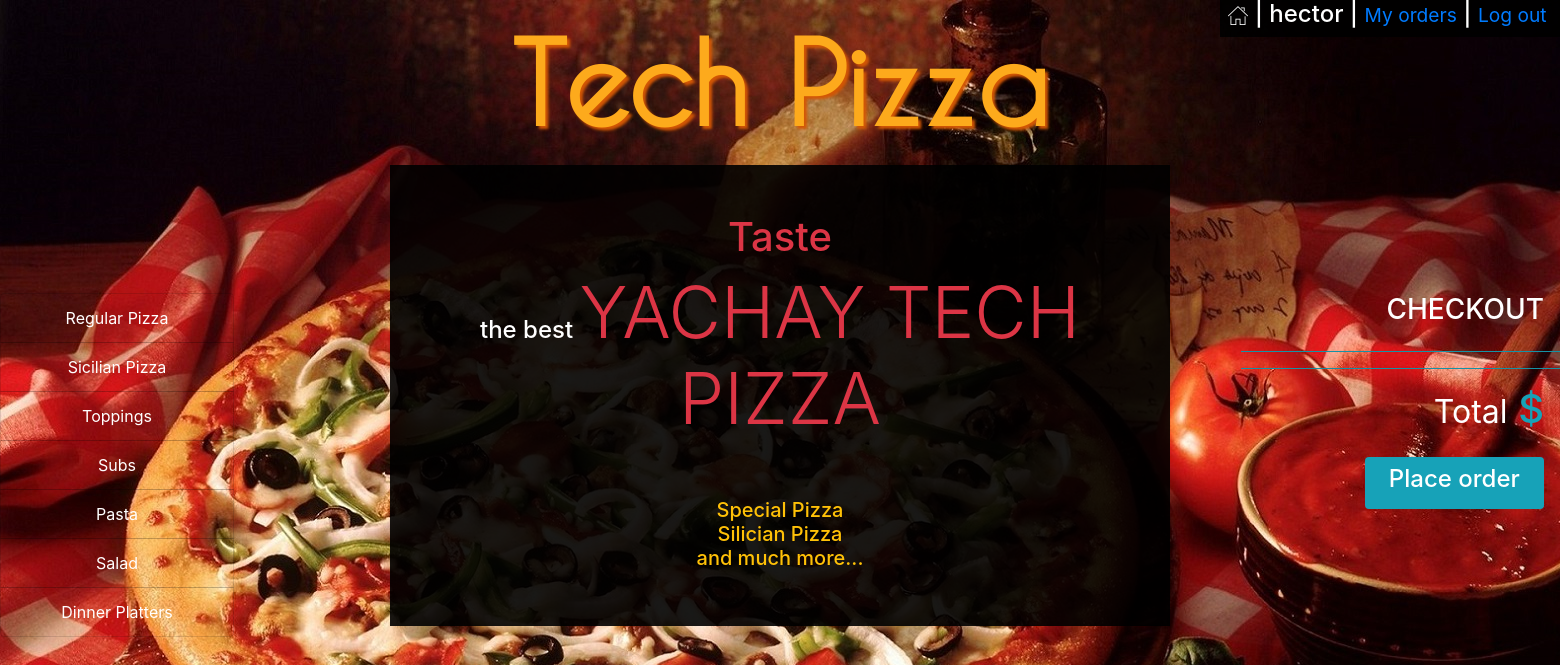
/ (signed in), run on the app's committed database.
### orders/models.py (models this page shows)
class Category(models.Model):
    name=models.CharField(max_length=64)
    def __str__(self):
        return f"{self.name}"

### orders/views.py (the view)
# urls.py: path("", views.index, name="index")
def index(request):
    if not request.user.is_authenticated:
        return render(request,"login.html",{"message":None})
    order_number=User_order.objects.get(user=request.user,status='initiated').order_number
    context = {
        "user":request.user,
        "Checkout":Order2.objects.filter(user=request.user,number=order_number),
        "Checkout_category":Order2.objects.filter(user=request.user,number=order_number).values_list('category').distinct(),
        "Total":list(Order2.objects.filter(user=request.user,number=order_number).aggregate(Sum('price')).values())[0],
        "Category": Category.objects.all(),
        "Order_number":order_number
    }
    return render(request,"index.html",context)

### orders/templates/index.html (shortened to what this page needs)
{% extends "layout.html" %}
{% block body%}
<div class=' text-center p-5 '>
        <h1 class=' text-danger'>Taste</h1>
        <h4>the best <span class='display-3 text-danger'>YACHAY TECH PIZZA</span></h4>
        <h5 class='text-warning mx-auto'><br><br> Special Pizza <br> Silician Pizza <br>and much more...</h5>
</div>
{% endblock %}

### orders/templates/layout.html (shortened to what this page needs)
<!DOCTYPE html>
<html style="height:100%">
<head>
    {% load static %}
    <link rel="stylesheet" type="text/css" href="{% static 'styles.css' %}">
    <link rel="stylesheet" href="https://maxcdn.bootstrapcdn.com/bootstrap/4.1.3/css/bootstrap.min.css">
</head>
<body style="height:100%">
    {% if Category %}
    <div id='username'>
        <h4 class='px-2' ><a href="{% url 'index' %}"><img src="{% static 'home.png' %}"></a> |
            {{user.username}} |
            {% if not user.is_superuser %}
            <small><a href="{% url 'my_orders' Order_number %}">My orders</a></small> |
            {% endif %}
            <small><a href="{% url 'logout' %}"> Log out&nbsp;</a></small>
        </h4>
    </div>
    {% endif %}
    <p id='logo' class='text-center m-0 font-weight-bold'><a href="{% url 'index' %}">Tech Pizza</a></p>
    <div id='category' class="list-group text-center">
        {% for category in Category %}
        <a href="{% url 'menu' category  %}" class="list-group-item list-group-item-action">{{category}}</a>
        {% endfor %}
    </div>
    <div id='center_box' class='w-50  mx-auto  '>
        {% block body%}
        {% endblock %}
    </div>
    <div id='checkout' class='list-group text-right '>
    {% if Category %}
        <h3 class=' text-right pr-3'>CHECKOUT</h3>
        <ul >
            <hr class='bg-info'>
            <hr class='bg-info'>
            <li class='text-info text-right pr-3 '><h1><small class='text-white'>Total</small> ${{Total|floatformat:2}}</h1></li>
        </ul>
    <a id='place_order'  href="{% url 'my_orders' Order_number %}"><div  class='bg-info w-50 rounded p-2  ml-auto mr-3 text-center text-white '><h4>Place order</h4></div></a>
    {% endif %}
    </div>
</body>
</html>

### orders/static/styles.css (style rules this page uses)
#category { position: absolute; top:33%; width:15%; }
#category a { color:white; background-color: transparent; }
#logo { padding:0px; font-family: webLogo ; font-size: 110px; text-shadow: 3px 3px 3px rgb(211, 87, 5); }
#logo a:link, #place_order:link, #confirm_order:link { color:rgb(253, 170, 28); }
#center_box,#username { background-color: rgba(0, 0, 0, 0.9); color: white; }
#checkout { color:white; position: absolute; top:33%; right:0%; width:23%; }
#username { position: absolute; right: 0; }
li { list-style-type: none; }

### data on the page
Category: name "Regular Pizza"
Category: name "Sicilian Pizza"
Category: name "Toppings"
Category: name "Subs"
Category: name "Pasta"
Category: name "Salad"
Category: name "Dinner Platters"

### other printed values
{{ user.username }} "hector"
